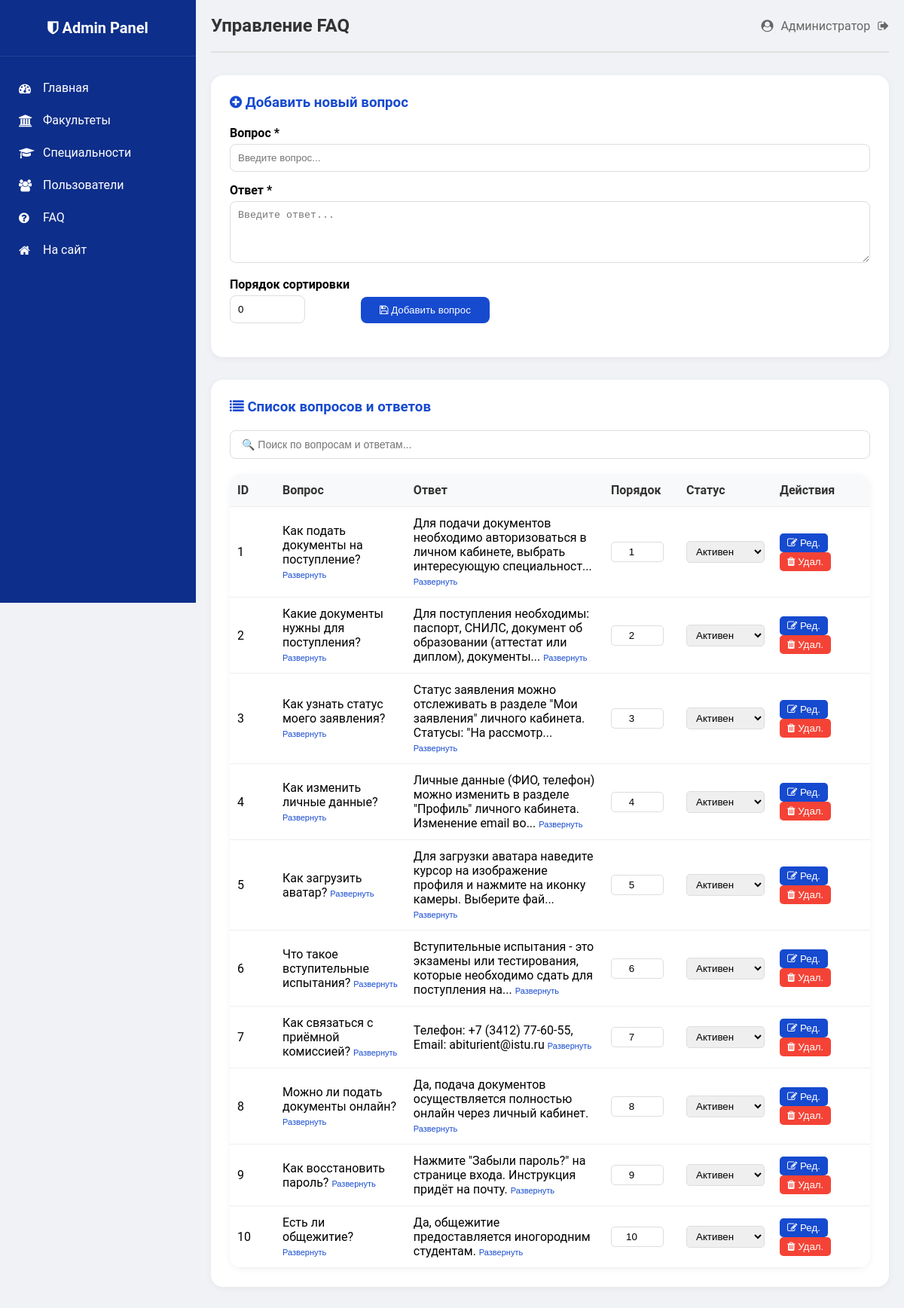
Screenshot of /admin/faq (signed in) with the database file from the repository.
### app.py (models this page shows, shortened)
class User(db.Model):
    __tablename__ = 'users'
    id = db.Column(db.Integer, primary_key=True)
    email = db.Column(db.String(100), unique=True, nullable=False)
    password_hash = db.Column(db.String(200), nullable=False)
    fullname = db.Column(db.String(200))
    avatar = db.Column(db.String(500), default='/static/uploads/avatars/default.png')
    phone = db.Column(db.String(20))
    position = db.Column(db.String(200))
    bio = db.Column(db.Text)
    role = db.Column(db.String(50), default=UserRole.AUTHENTICATED)
    created_at = db.Column(db.DateTime, default=datetime.utcnow)
    updated_at = db.Column(db.DateTime, onupdate=datetime.utcnow)
    last_login = db.Column(db.DateTime)
    is_active = db.Column(db.Boolean, default=True)

class FAQ(db.Model):
    __tablename__ = 'faq'
    id = db.Column(db.Integer, primary_key=True)
    question = db.Column(db.String(500), nullable=False)
    answer = db.Column(db.Text, nullable=False)
    order = db.Column(db.Integer, default=0)
    is_active = db.Column(db.Boolean, default=True)
    created_at = db.Column(db.DateTime, default=datetime.utcnow)

### app.py (the view)
@app.route('/admin/faq')
@admin_required
def admin_faq():
    faq_list = FAQ.query.order_by(FAQ.order).all()
    return render_template('admin/faq.html', faq_list=faq_list)

### app.py (called while the page is built)
def admin_required(f):
    @wraps(f)
    def decorated_function(*args, **kwargs):
        if 'user_id' not in session:
            flash('Пожалуйста, войдите в систему', 'error')
            return redirect(url_for('login'))
        user = db.session.get(User, session['user_id'])
        if user.role != UserRole.ADMIN:
            flash('Доступ запрещён. Требуются права администратора.', 'error')
            return redirect(url_for('index'))
        return f(*args, **kwargs)
    return decorated_function

### templates/admin/faq.html (shortened to what this page needs)
{% extends "admin_base.html" %}
{% block header %}Управление FAQ{% endblock %}
{% block content %}
<div class="admin-card">
    <h3><i class="fa fa-plus-circle"></i> Добавить новый вопрос</h3>
    <form method="POST" action="/admin/faq/add" id="addFaqForm">
        <div style="margin-bottom: 15px;">
            <label style="display: block; margin-bottom: 5px; font-weight: 600;">Вопрос *</label>
            <input type="text" name="question" id="newQuestion" style="width: 100%; padding: 10px; border: 1px solid #ddd; border-radius: 8px;" placeholder="Введите вопрос..." required>
        </div>
        <div style="margin-bottom: 15px;">
            <label style="display: block; margin-bottom: 5px; font-weight: 600;">Ответ *</label>
            <textarea name="answer" id="newAnswer" rows="4" style="width: 100%; padding: 10px; border: 1px solid #ddd; border-radius: 8px;" placeholder="Введите ответ..." required></textarea>
        </div>
        <div style="display: flex; gap: 15px; align-items: flex-end; margin-bottom: 20px;">
            <div>
                <label style="display: block; margin-bottom: 5px; font-weight: 600;">Порядок сортировки</label>
                <input type="number" name="order" id="newOrder" value="0" style="width: 100px; padding: 10px; border: 1px solid #ddd; border-radius: 8px;">
            </div>
            <div>
                <button type="submit" style="background: #164ACF; color: #fff; border: none; padding: 10px 25px; border-radius: 8px; cursor: pointer;">
                    <i class="fa fa-save"></i> Добавить вопрос
                </button>
            </div>
        </div>
    </form>
</div>
<div class="admin-card">
    <h3><i class="fa fa-list"></i> Список вопросов и ответов</h3>
    <div class="search-filter">
        <input type="text" id="searchInput" class="search-input-filter" placeholder="🔍 Поиск по вопросам и ответам...">
    </div>
    <div class="admin-table">
        <table style="width: 100%; border-collapse: collapse;">
            <thead>
                <tr>
                    <th style="width: 60px; padding: 12px 10px; text-align: left;">ID</th>
                    <th style="padding: 12px 10px; text-align: left;">Вопрос</th>
                    <th style="padding: 12px 10px; text-align: left;">Ответ</th>
                    <th style="width: 100px; padding: 12px 10px; text-align: left;">Порядок</th>
                    <th style="width: 100px; padding: 12px 10px; text-align: left;">Статус</th>
                    <th style="width: 130px; padding: 12px 10px; text-align: left;">Действия</th>
                </tr>
            </thead>
            <tbody id="faqTableBody">
                {% for faq in faq_list %}
                <tr data-faq-id="{{ faq.id }}">
                    <td style="padding: 12px 10px; border-bottom: 1px solid #eee;">{{ faq.id }}</td>
                    <td style="padding: 12px 10px; border-bottom: 1px solid #eee;" class="faq-question-cell">
                        <span class="question-preview">{{ faq.question[:80] }}{% if faq.question|length > 80 %}...{% endif %}</span>
                        <button class="btn-toggle" onclick="toggleFullText(this)" style="background: none; border: none; color: #164ACF; cursor: pointer; font-size: 11px; margin-top: 5px;">Развернуть</button>
                    </td>
                    <td style="padding: 12px 10px; border-bottom: 1px solid #eee;" class="faq-answer-cell">
                        <span class="answer-preview">{{ faq.answer[:100] }}{% if faq.answer|length > 100 %}...{% endif %}</span>
                        <button class="btn-toggle" onclick="toggleFullText(this)" style="background: none; border: none; color: #164ACF; cursor: pointer; font-size: 11px; margin-top: 5px;">Развернуть</button>
                    </td>
                    <td style="padding: 12px 10px; border-bottom: 1px solid #eee;">
                        <input type="number" class="order-input" value="{{ faq.order }}" data-id="{{ faq.id }}" onchange="updateOrder({{ faq.id }}, this.value)" style="width: 70px; padding: 5px; text-align: center; border: 1px solid #ddd; border-radius: 5px;">
                    </td>
                    <td style="padding: 12px 10px; border-bottom: 1px solid #eee;">
                        <select class="status-select" data-id="{{ faq.id }}" onchange="updateStatus({{ faq.id }}, this.value)" style="padding: 5px 8px; border-radius: 5px; border: 1px solid #ddd;">
                            <option value="true" {% if faq.is_active %}selected{% endif %}>Активен</option>
                        </select>
                    </td>
                    <td style="padding: 12px 10px; border-bottom: 1px solid #eee;">
                        <button class="btn-edit" onclick="openEditModal({{ faq.id }})" style="background: #164ACF; color: #fff; border: none; padding: 5px 10px; border-radius: 5px; cursor: pointer; margin-right: 5px;">
                            <i class="fa fa-edit"></i> Ред.
                        </button>
                        <button class="btn-delete" onclick="deleteFaq({{ faq.id }})" style="background: #f44336; color: #fff; border: none; padding: 5px 10px; border-radius: 5px; cursor: pointer;">
                            <i class="fa fa-trash"></i> Удал.
                        </button>
                    </td>
                </tr>
                {% endfor %}
            </tbody>
        </table>
    </div>
</div>
{% endblock %}

### templates/admin_base.html (shortened to what this page needs)
<!DOCTYPE html>
<html lang="ru">
<head>
    <link rel="stylesheet" href="https://cdnjs.cloudflare.com/ajax/libs/font-awesome/4.7.0/css/font-awesome.min.css">
</head>
<body>
    <div class="admin-wrapper">
        <aside class="admin-sidebar">
            <div class="admin-logo"><i class="fa fa-shield"></i> Admin Panel</div>
            <nav class="admin-nav">
                <a href="/admin"><i class="fa fa-dashboard"></i> Главная</a>
                <a href="/admin/faculties"><i class="fa fa-university"></i> Факультеты</a>
                <a href="/admin/specialties"><i class="fa fa-graduation-cap"></i> Специальности</a>
                <a href="/admin/users"><i class="fa fa-users"></i> Пользователи</a>
                <a href="/admin/faq"><i class="fa fa-question-circle"></i> FAQ</a>
                <a href="/"><i class="fa fa-home"></i> На сайт</a>
            </nav>
        </aside>
        <main class="admin-main">
            <div class="admin-header">
                <h1>{% block header %}Панель управления{% endblock %}</h1>
                <div class="admin-user">
                    <i class="fa fa-user-circle"></i> {{ session.user_name }}
                    <a href="/logout" class="logout-btn"><i class="fa fa-sign-out"></i></a>
                </div>
            </div>
            {% block content %}{% endblock %}
        </main>
    </div>
</body>
</html>

### templates/admin_base.html (style rules this page uses)
* { margin:0;padding:0;box-sizing:border-box }
body { font-family:'Roboto',Arial,sans-serif;background:#f0f2f5 }
.admin-wrapper { display:flex;min-height:100vh }
.admin-sidebar { width:260px;background:#0d2e8a;color:#fff;display:flex;flex-direction:column;position:fixed;height:100vh }
.admin-logo { padding:25px;font-size:20px;font-weight:bold;border-bottom:1px solid rgba(255,255,255,0.1);text-align:center }
.admin-nav { padding:20px 0 }
.admin-nav a { display:flex;align-items:center;gap:12px;padding:12px 25px;color:#fff;text-decoration:none;transition:background 0.2s }
.admin-nav a i { width:20px }
.admin-main { flex:1;margin-left:260px;padding:20px }
.admin-header { display:flex;justify-content:space-between;align-items:center;margin-bottom:30px;padding-bottom:20px;border-bottom:2px solid #e0e0e0 }
.admin-header h1 { font-size:24px;color:#333 }
.admin-user { display:flex;align-items:center;gap:10px;color:#666 }
.logout-btn { color:#666;text-decoration:none }
.admin-card { background:#fff;border-radius:16px;padding:25px;margin-bottom:30px;box-shadow:0 2px 10px rgba(0,0,0,0.05) }
.admin-card h3 { margin-bottom:20px;color:#164ACF }
.search-filter { margin-bottom:20px }
.search-input-filter { width:100%;padding:10px 15px;border:1px solid #ddd;border-radius:8px;font-size:14px }
.admin-table { overflow-x:auto;background:#fff;border-radius:16px;box-shadow:0 2px 10px rgba(0,0,0,0.05) }
.admin-table table { width:100%;border-collapse:collapse;min-width:800px }
.admin-table th,.admin-table td { padding:12px 15px;text-align:left;border-bottom:1px solid #eee;vertical-align:middle }
.admin-table th { background:#f8f9fa;font-weight:600;color:#333 }

### rows the page displays
User: user_name "Администратор"
FAQ: id "1", question "Как подать документы на поступление?", answer "Для подачи документов необходимо авторизоваться в личном кабинете, выбрать интересующую специальност", order "1", is_active+id "Активен"
FAQ: id "2", question "Какие документы нужны для поступления?", answer "Для поступления необходимы: паспорт, СНИЛС, документ об образовании (аттестат или диплом), документы", order "2", is_active+id "Активен"
FAQ: id "3", question "Как узнать статус моего заявления?", answer "Статус заявления можно отслеживать в разделе \"Мои заявления\" личного кабинета. Статусы: \"На рассмотр", order "3", is_active+id "Активен"
FAQ: id "4", question "Как изменить личные данные?", answer "Личные данные (ФИО, телефон) можно изменить в разделе \"Профиль\" личного кабинета. Изменение email во", order "4", is_active+id "Активен"
FAQ: id "5", question "Как загрузить аватар?", answer "Для загрузки аватара наведите курсор на изображение профиля и нажмите на иконку камеры. Выберите фай", order "5", is_active+id "Активен"
FAQ: id "6", question "Что такое вступительные испытания?", answer "Вступительные испытания - это экзамены или тестирования, которые необходимо сдать для поступления на", order "6", is_active+id "Активен"
FAQ: id "7", question "Как связаться с приёмной комиссией?", answer "Телефон: +7 (3412) 77-60-55, Email: abiturient@istu.ru", order "7", is_active+id "Активен"
FAQ: id "8", question "Можно ли подать документы онлайн?", answer "Да, подача документов осуществляется полностью онлайн через личный кабинет.", order "8", is_active+id "Активен"
FAQ: id "9", question "Как восстановить пароль?", answer "Нажмите \"Забыли пароль?\" на странице входа. Инструкция придёт на почту.", order "9", is_active+id "Активен"
FAQ: id "10", question "Есть ли общежитие?", answer "Да, общежитие предоставляется иногородним студентам.", order "10", is_active+id "Активен"
